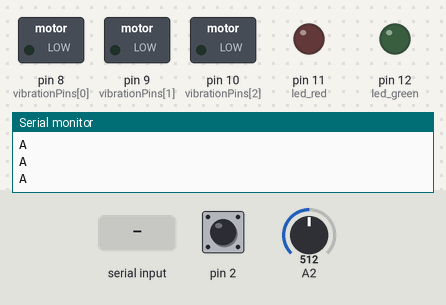
The sketch below on a simulated Arduino Uno, built with avr-gcc and run on an emulated ATmega328P. On the bench: switched loads named in the sketch (green lamp = pin HIGH), output pins drawn as LEDs (lit = HIGH), the last lines printed to the serial monitor. Dashed ring = blinking. Inputs (shaded band) come from the test bench; at power-on: A2 = 512, pin 2 HIGH.

Above: at 1.0 s.
1.1 s: "1" received over Serial
At 2.0 s:
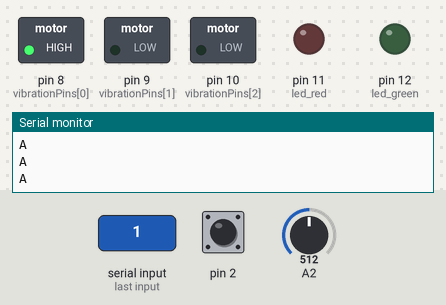
At 3.0 s:
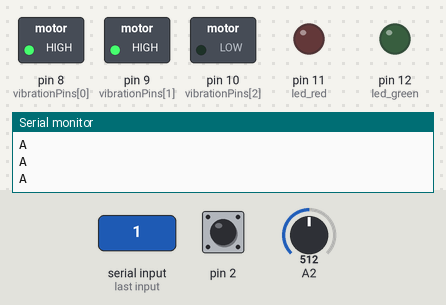
4.1 s: A2 set to 588
7.1 s: A2 set to 606
At 9.3 s:
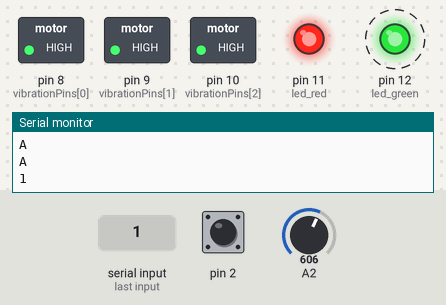
Timing chart, 0 to 26.6 s (numbered marks = the images above; inputs shaded):
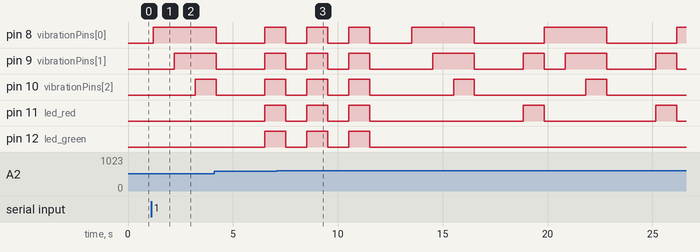

Measured:
- the behaviour switches between 599 and 600 on A2 (found by bisection; images 2 and 3)
- after the input at 1.1 s, pin 8 (vibrationPins[0]): LOW → HIGH after 0.10 s; pin 9 (vibrationPins[1]): LOW → HIGH after 1.1 s; pin 10 (vibrationPins[2]): LOW → HIGH after 2.1 s
- after the input at 7.1 s, pin 12 (led_green): goes on until 11.5 s, then stays LOW

The sketch:

RockPaperScissors.ino
```cpp
#include <CapacitiveSensor.h>

CapacitiveSensor   cs_4_2 = CapacitiveSensor(4, 2);

boolean game_started = false;
float flexMean;
float touchMean;
float flexThreshold = 600; //if flex is bent
float touchThreshold = 100; //if cap is touch
int pose = 0;
int vibrationPins[] = {8, 9, 10};
int outputPins[] = {8, 9, 10, 11, 12};
void setup() {
  // put your setup code here, to run once:
  Serial.begin(9600); //data to serial monitor
  //input
  pinMode(A2, INPUT_PULLUP);

  //output
  pinMode(8, OUTPUT); //vibration motor
  pinMode(9, OUTPUT); //vibration motor
  pinMode(10, OUTPUT); //vibration motor
  pinMode(11, OUTPUT); //led red
  pinMode(12, OUTPUT); //led green

  cs_4_2.set_CS_AutocaL_Millis(0xFFFFFFFF);

  establishContact(); //contact with processing through serial port
  // game_started = true;
}

void loop() {
  // put your main code here, to run repeatedly:
  gameTurn();

//  String str = Serial.readString();
//  Serial.println("Ontvang ik dit?");
//  Serial.println(str);

  calculateWinner(pose, 1);
//  debugValues();


}

void gameTurn() {
  // if (game_started == true) {
  digitalWrite(8, HIGH);
  delay(1000);
  digitalWrite(9, HIGH);
  delay(1000);
  digitalWrite(10, HIGH);
  delay (1000);
  digitalWrite(8, LOW);
  digitalWrite(9, LOW);
  digitalWrite(10, LOW);
  delay(500);
  while (pose < 1) {
    collectData();
    pose = computeSign();
    Serial.println(pose);
  }
  delay(500);
  //}
  //game_started = false;
}

void collectData() {
  float flexTotal = 0;
  float touchTotal = 0;
  for (int i = 0; i < 100; i++) {
    flexTotal += analogRead(A2);
    touchTotal += cs_4_2.capacitiveSensor(30);
    delay(10);
  }
  flexMean = flexTotal / 100;
  touchMean = touchTotal / 100;
}

int computeSign() {
  boolean flexActive = flexMean < flexThreshold;
  boolean touchActive = touchMean < touchThreshold;

  if (flexActive && touchActive) {
    return 1; //rock
  } else if (!flexActive && !touchActive) {
    return 2; //paper
  } else if (!flexActive && touchActive) {
    return 3; //scissors
  } else {
    // return 0;
  }
}

void calculateWinner(int myPose, int opponentInput) {
  if (myPose == 1 && opponentInput == 2) {
    // rock lost from paper
    digitalWrite(8, HIGH);
    digitalWrite(9, HIGH);
    digitalWrite(11, HIGH);
    digitalWrite(10, LOW);
    digitalWrite(12, LOW);
  } else if (myPose == 2 && opponentInput == 1 ) {
    // Paper won from rock
    winnerAction();
  } else if (myPose == 2 && opponentInput == 3 ) {
    // Paper lost from scissors
    digitalWrite(8, HIGH);
    digitalWrite(9, LOW);
    digitalWrite(10, HIGH);
    digitalWrite(11, HIGH);
    digitalWrite(12, LOW);

  } else if (myPose == 3 && opponentInput == 2 ) {
    //Scissors won from paper
    winnerAction();
  } else if (pose == 3 && opponentInput == 1 ) {
    // Scissors lost from rock
    digitalWrite(8, LOW);
    digitalWrite(9, HIGH);
    digitalWrite(10, LOW);
    digitalWrite(11, HIGH);
    digitalWrite(12, LOW);
  } else if (myPose == 1 && opponentInput == 3 ) {
    // Rock won from scissors
    winnerAction();
  } else {
    tieAction();
  }
  delay(1000);
  digitalWrite(8, LOW);
  digitalWrite(9, LOW);
  digitalWrite(10, LOW);
  digitalWrite(11, LOW);
  digitalWrite(12, LOW);
//  Serial.println("gameover");
  pose = 0;
}

void winnerAction() {
  digitalWrite(12, HIGH);
  for (int i = 0; i <= sizeof(vibrationPins); i++) {
    digitalWrite(vibrationPins[i], LOW);
  }
  delay (1000);
  digitalWrite(12, LOW);
  delay (2000);
}

void tieAction() {
  for (int j = 0; j < 3; j++) {
    for (int i = 8; i <= 12; i++) {
      digitalWrite(i, HIGH);
    }
    delay (1000);
    for (int i = 8; i <= 12; i++) {
      digitalWrite(i, LOW);
    }
    delay(1000);
  }
}

void debugValues() {
  Serial.print("cap ");
  Serial.println(cs_4_2.capacitiveSensor(30));
  Serial.print("flex ");
  Serial.println(analogRead(A2));
  delay(100);
}


void establishContact() {
  while (Serial.available() <= 0) {
    Serial.println("A");   // send a capital A
    delay(300);
  }
}

//#include <CapacitiveSensor.h>
//
//CapacitiveSensor   cs_4_2 = CapacitiveSensor(4,2);
//
////boolean gameStarted = false;
//
//float flexMean = 0;
//float touchMean = 0;
//
//float flexThreshold = 600;
//float touchThreshold = 100;
//
//int pose = 0;
//int vibrationPins[]={8,9,10};
//
//void setup() {
//  // put your setup code here, to run once:
//
//  Serial.begin(9600); // Data to serial monitor
//  // input
//  pinMode(A2, INPUT_PULLUP);
//
//  // output
//  pinMode(8, OUTPUT); // Vibration motor 1 - outside pink
//  pinMode(9, OUTPUT); // Vibration motor 2 - outside pointer
//  pinMode(10, OUTPUT);// Vibration motor 3 - inside hand
//  pinMode(11, OUTPUT);// LED red
//  pinMode(12, OUTPUT);// LED green
//
//  cs_4_2.set_CS_AutocaL_Millis(0xFFFFFFFF); // Calibration capsensor
//  establishContact(); //contact with processing via serial port
//
////  gameStarted = true;
//}
//
//void loop() {
//  gameTurn();
////  debugValues();
//
////    String serverStr = Serial.readString();
////    Serial.println("The server has sent: " + serverStr);
//
//  calculateWinner(pose, 1);
//}
//
//void gameTurn() {
////  if (gameStarted == true) {
//    digitalWrite(8, HIGH);
//    delay(1000);
//    digitalWrite(9, HIGH);
//    delay(1000);
//    digitalWrite(10,HIGH);
//    delay(1000);
//
//    digitalWrite(8, LOW);
//    digitalWrite(9, LOW);
//    digitalWrite(10,LOW);
//
//    delay(500);
//
//    while (pose < 1) {
//      collectData();
//      pose = computeSign();
//      Serial.println(pose);
//    }
////    pose = 0;
//
//    delay(500);
////  }
////  gameStarted = false;
//}
//
//void collectData() {
//  float flexTotal = 0;
//  float touchTotal = 0;
//
//  for(int i =0; i < 100; i++) {
//    flexTotal += analogRead(A2);
//    touchTotal += cs_4_2.capacitiveSensor(30);
//    delay(10);
//  }
//  flexMean = flexTotal / 100;
//  touchMean = touchTotal / 100;
//}
//
//int computeSign() {
//  boolean flexActive = flexMean < flexThreshold;
//  boolean touchActive = touchMean < touchThreshold;
//
//  if (flexActive && touchActive) {
//    return 1; // Rock
//  } else if (!flexActive && !touchActive) {
//    return 2; // Paper
//  } else if (!flexActive && touchActive) {
//    return 3; // Scissors
//  } else {
//    // return 0;
//  }
//}
//
//void winnerAction() {
//  digitalWrite(12, HIGH);
//  for (int i=0; i<=sizeof(vibrationPins); i++){
//    digitalWrite(vibrationPins[i], LOW);
//  }
//  delay (2000);
//  digitalWrite(12,LOW);
//}
//
//void tieAction() {
//  for (int j = 0; j < 3; j++) {
//    for (int i = 8; i <= 12; i++) {
//      digitalWrite(i, HIGH);
//    }
//    delay (1000);
//    for (int i = 8; i <= 12; i++) {
//      digitalWrite(i, LOW);
//    }
//    delay(1000);
//  }
//}
//
//void calculateWinner(int myPose, int opponentInput) {
//  if (myPose == 1 && opponentInput == 2) {
//    // Rock lost from paper
//    digitalWrite(8, HIGH);
//    digitalWrite(9, HIGH);
//    digitalWrite(10, LOW);
//    digitalWrite(11, HIGH);
//    digitalWrite(12, LOW);
//  } else if (myPose == 2 && opponentInput == 1 ) {
//    // Paper won from rock
//    winnerAction();
////    digitalWrite(12, HIGH);
//  } else if (myPose == 2 && opponentInput == 3 ) {
//    // Paper lost from scissors
//    digitalWrite(8, HIGH);
//    digitalWrite(9, LOW);
//    digitalWrite(10,HIGH);
//    digitalWrite(11,HIGH);
//    digitalWrite(12,LOW);
//  } else if (myPose == 3 && opponentInput == 2 ) {
//    //Scissors won from paper
//    winnerAction();
////    digitalWrite(12, HIGH);
//  } else if (myPose == 3 && opponentInput == 1 ) {
//    // Scissors lost from rock
//    digitalWrite(8, LOW);
//    digitalWrite(9, HIGH);
//    digitalWrite(10,LOW);
//    digitalWrite(11,HIGH);
//    digitalWrite(12,LOW);
//  } else if (myPose == 1 && opponentInput == 3 ) {
//    // Rock won from scissors
//    winnerAction();
////    digitalWrite(12, HIGH);
//  } else {
//    tieAction();
//
////    digitalWrite(11, HIGH);
////    digitalWrite(12, HIGH);
//  }
//    delay(1000);
//    digitalWrite(8, LOW);
//    digitalWrite(9, LOW);
//    digitalWrite(10,LOW);
//    digitalWrite(11,LOW);
//    digitalWrite(12,LOW);
//
//    Serial.println("gameover");
//
//    pose = 0;
//}
//
//void establishContact() {
//  while (Serial.available() <= 0) {
//    Serial.println("A");   // send a capital A
//    delay(300);
//  }
//}
//
//void debugValues() {
//    // CapSensor
////  Serial.println("Cap");
//  Serial.println(cs_4_2.capacitiveSensor(30));
//
//  // FlexSensor
////  Serial.println("Flex");
//  Serial.println(analogRead(A2));
//  delay(100);
//}
```
